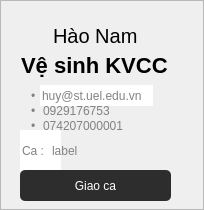
         <widget class="QFrame" name="frame_30">
          <property name="sizePolicy">
           <sizepolicy hsizetype="Preferred" vsizetype="Preferred">
            <horstretch>0</horstretch>
            <verstretch>0</verstretch>
           </sizepolicy>
          </property>
          <property name="minimumSize">
           <size>
            <width>0</width>
            <height>50</height>
           </size>
          </property>
          <property name="styleSheet">
           <string notr="true">#frame_30 {
	background-color: white;
	border-radius:4px;
	border:1px solid #E0E0E0;
}</string>
          </property>
          <property name="frameShape">
           <enum>QFrame::StyledPanel</enum>
          </property>
          <property name="frameShadow">
           <enum>QFrame::Raised</enum>
          </property>
          <widget class="QLineEdit" name="lineEdit_47">
           <property name="geometry">
            <rect>
             <x>0</x>
             <y>20</y>
             <width>191</width>
             <height>31</height>
            </rect>
           </property>
           <property name="styleSheet">
            <string notr="true">QLineEdit {
	font-family: &quot;Montserrat&quot;;
	font-size:20px;
	font-weight:none;
	background-color:transparent;
	border:1px;
}</string>
           </property>
           <property name="text">
            <string>Hào Nam</string>
           </property>
           <property name="alignment">
            <set>Qt::AlignCenter</set>
           </property>
          </widget>
          <widget class="QLineEdit" name="lineEdit_48">
           <property name="geometry">
            <rect>
             <x>20</x>
             <y>50</y>
             <width>151</width>
             <height>31</height>
            </rect>
           </property>
           <property name="styleSheet">
            <string notr="true">QLineEdit {
	font-family: &quot;Montserrat&quot;;
	font-size:22px;
	font-weight:530;
	background-color:transparent;
	border:1px;
}</string>
           </property>
           <property name="text">
            <string>Vệ sinh KVCC</string>
           </property>
          </widget>
          <widget class="QLabel" name="label_60">
           <property name="geometry">
            <rect>
             <x>31</x>
             <y>85</y>
             <width>21</width>
             <height>21</height>
            </rect>
           </property>
           <property name="styleSheet">
            <string notr="true">QLabel {
	color: #828282;
}</string>
           </property>
           <property name="text">
            <string>•</string>
           </property>
          </widget>
          <widget class="QLineEdit" name="lineEdit_49">
           <property name="geometry">
            <rect>
             <x>40</x>
             <y>85</y>
             <width>113</width>
             <height>21</height>
            </rect>
           </property>
           <property name="styleSheet">
            <string notr="true">QLineEdit {
	border:none;
	color: #828282;
}</string>
           </property>
           <property name="text">
            <string>huy@st.uel.edu.vn</string>
           </property>
          </widget>
          <widget class="QLabel" name="label_61">
           <property name="geometry">
            <rect>
             <x>31</x>
             <y>100</y>
             <width>20</width>
             <height>21</height>
            </rect>
           </property>
           <property name="styleSheet">
            <string notr="true">QLabel {
	color: #828282;
}</string>
           </property>
           <property name="text">
            <string>•</string>
           </property>
          </widget>
          <widget class="QLineEdit" name="lineEdit_50">
           <property name="geometry">
            <rect>
             <x>41</x>
             <y>100</y>
             <width>111</width>
             <height>21</height>
            </rect>
           </property>
           <property name="styleSheet">
            <string notr="true">QLineEdit {
	border:none;
	color: #828282;
	background-color:transparent;
}</string>
           </property>
           <property name="text">
            <string>0929176753</string>
           </property>
          </widget>
          <widget class="QLineEdit" name="lineEdit_51">
           <property name="geometry">
            <rect>
             <x>20</x>
             <y>130</y>
             <width>41</width>
             <height>41</height>
            </rect>
           </property>
           <property name="font">
            <font>
             <pointsize>9</pointsize>
            </font>
           </property>
           <property name="styleSheet">
            <string notr="true">QLineEdit {
	border:none;
	color: #828282;
}</string>
           </property>
           <property name="text">
            <string>Ca :</string>
           </property>
          </widget>
          <widget class="QPushButton" name="pushButton_36">
           <property name="geometry">
            <rect>
             <x>20</x>
             <y>170</y>
             <width>151</width>
             <height>31</height>
            </rect>
           </property>
           <property name="cursor">
            <cursorShape>PointingHandCursor</cursorShape>
           </property>
           <property name="styleSheet">
            <string notr="true">QPushButton {
	font: 11pt &quot;Monteserrat&quot;;
	color: white				;
	border-radius: 5px;
	background-color: #2D2D2D; 
}</string>
           </property>
           <property name="text">
            <string>Giao ca</string>
           </property>
          </widget>
          <widget class="QPushButton" name="pushButton_37">
           <property name="geometry">
            <rect>
             <x>150</x>
             <y>10</y>
             <width>41</width>
             <height>31</height>
            </rect>
           </property>
           <property name="cursor">
            <cursorShape>PointingHandCursor</cursorShape>
           </property>
           <property name="styleSheet">
            <string notr="true">QPushButton {
	background-color: transparent;
	border: none;
}
</string>
           </property>
           <property name="text">
            <string/>
           </property>
           <property name="icon">
            <iconset>
             <normaloff>delete-icon-in-trendy-outline-style-isolated-on-white-background-delete-silhouette-symbol-for-your-website-design-logo-app-ui-illustration-eps10-free-vector.jpg</normaloff>delete-icon-in-trendy-outline-style-isolated-on-white-background-delete-silhouette-symbol-for-your-website-design-logo-app-ui-illustration-eps10-free-vector.jpg</iconset>
           </property>
           <property name="iconSize">
            <size>
             <width>30</width>
             <height>30</height>
            </size>
           </property>
          </widget>
          <widget class="QLineEdit" name="lineEdit_83">
           <property name="geometry">
            <rect>
             <x>50</x>
             <y>130</y>
             <width>51</width>
             <height>41</height>
            </rect>
           </property>
           <property name="font">
            <font>
             <pointsize>9</pointsize>
            </font>
           </property>
           <property name="styleSheet">
            <string notr="true">QLineEdit {
	border:none;
	color: #828282;
	background-color: transparent;
}</string>
           </property>
           <property name="text">
            <string>label</string>
           </property>
          </widget>
          <widget class="QPushButton" name="pushButton">
           <property name="geometry">
            <rect>
             <x>124</x>
             <y>140</y>
             <width>71</width>
             <height>23</height>
            </rect>
           </property>
           <property name="cursor">
            <cursorShape>PointingHandCursor</cursorShape>
           </property>
           <property name="styleSheet">
            <string notr="true">QPushButton {
	border: none;
	background-color: transparent;
}</string>
           </property>
           <property name="text">
            <string/>
           </property>
           <property name="icon">
            <iconset>
             <normaloff>images.png</normaloff>images.png</iconset>
           </property>
           <property name="iconSize">
            <size>
             <width>24</width>
             <height>24</height>
            </size>
           </property>
          </widget>
          <widget class="QLabel" name="label_72">
           <property name="geometry">
            <rect>
             <x>31</x>
             <y>110</y>
             <width>20</width>
             <height>31</height>
            </rect>
           </property>
           <property name="styleSheet">
            <string notr="true">QLabel {
	color: #828282;
}</string>
           </property>
           <property name="text">
            <string>•</string>
           </property>
          </widget>
          <widget class="QLineEdit" name="lineEdit_87">
           <property name="geometry">
            <rect>
             <x>41</x>
             <y>110</y>
             <width>111</width>
             <height>31</height>
            </rect>
           </property>
           <property name="styleSheet">
            <string notr="true">QLineEdit {
	border:none;
	color: #828282;
	background-color: transparent;
}</string>
           </property>
           <property name="text">
            <string>074207000001</string>
           </property>
          </widget>
         </widget>
